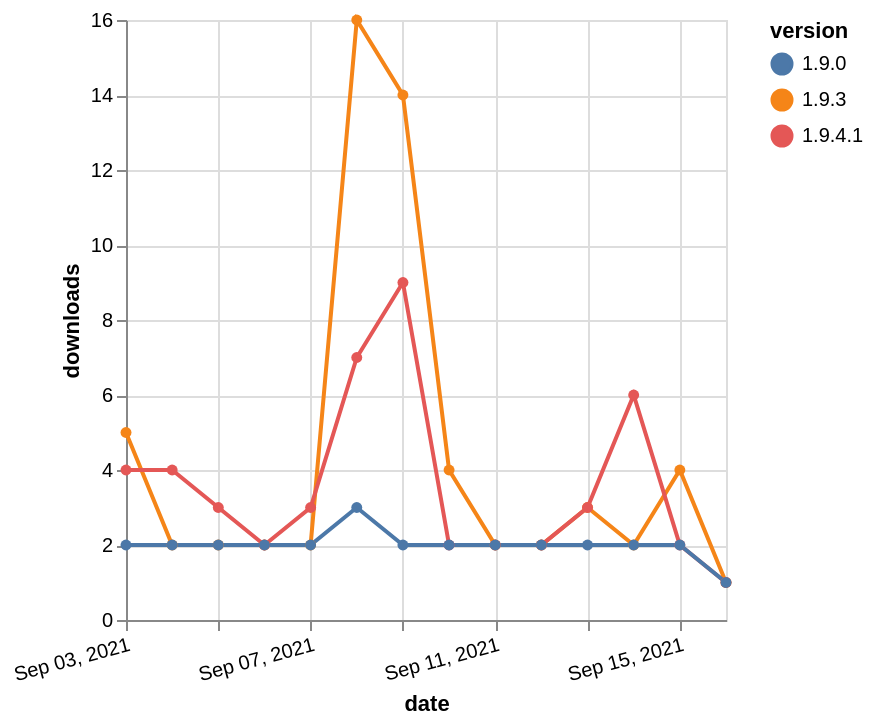

Vega-Lite specification for this chart:
### Vega-Lite specification from a JSON file in a GitHub repository (floating-point values rounded to 4 significant figures)
{"$schema": "https://vega.github.io/schema/vega-lite/v5.json", "description": "A simple bar chart with embedded data.", "data": {"values": [{"date": "2021-09-03", "total": 6069, "delta": 5, "version": "1.9.3"}, {"date": "2021-09-04", "total": 6071, "delta": 2, "version": "1.9.3"}, {"date": "2021-09-05", "total": 6073, "delta": 2, "version": "1.9.3"}, {"date": "2021-09-06", "total": 6075, "delta": 2, "version": "1.9.3"}, {"date": "2021-09-07", "total": 6077, "delta": 2, "version": "1.9.3"}, {"date": "2021-09-08", "total": 6093, "delta": 16, "version": "1.9.3"}, {"date": "2021-09-09", "total": 6107, "delta": 14, "version": "1.9.3"}, {"date": "2021-09-10", "total": 6111, "delta": 4, "version": "1.9.3"}, {"date": "2021-09-11", "total": 6113, "delta": 2, "version": "1.9.3"}, {"date": "2021-09-12", "total": 6115, "delta": 2, "version": "1.9.3"}, {"date": "2021-09-13", "total": 6118, "delta": 3, "version": "1.9.3"}, {"date": "2021-09-14", "total": 6120, "delta": 2, "version": "1.9.3"}, {"date": "2021-09-15", "total": 6124, "delta": 4, "version": "1.9.3"}, {"date": "2021-09-16", "total": 6125, "delta": 1, "version": "1.9.3"}, {"date": "2021-09-03", "total": 2991, "delta": 4, "version": "1.9.4.1"}, {"date": "2021-09-04", "total": 2995, "delta": 4, "version": "1.9.4.1"}, {"date": "2021-09-05", "total": 2998, "delta": 3, "version": "1.9.4.1"}, {"date": "2021-09-06", "total": 3000, "delta": 2, "version": "1.9.4.1"}, {"date": "2021-09-07", "total": 3003, "delta": 3, "version": "1.9.4.1"}, {"date": "2021-09-08", "total": 3010, "delta": 7, "version": "1.9.4.1"}, {"date": "2021-09-09", "total": 3019, "delta": 9, "version": "1.9.4.1"}, {"date": "2021-09-10", "total": 3021, "delta": 2, "version": "1.9.4.1"}, {"date": "2021-09-11", "total": 3023, "delta": 2, "version": "1.9.4.1"}, {"date": "2021-09-12", "total": 3025, "delta": 2, "version": "1.9.4.1"}, {"date": "2021-09-13", "total": 3028, "delta": 3, "version": "1.9.4.1"}, {"date": "2021-09-14", "total": 3034, "delta": 6, "version": "1.9.4.1"}, {"date": "2021-09-15", "total": 3036, "delta": 2, "version": "1.9.4.1"}, {"date": "2021-09-16", "total": 3037, "delta": 1, "version": "1.9.4.1"}, {"date": "2021-09-03", "total": 2975, "delta": 2, "version": "1.9.0"}, {"date": "2021-09-04", "total": 2977, "delta": 2, "version": "1.9.0"}, {"date": "2021-09-05", "total": 2979, "delta": 2, "version": "1.9.0"}, {"date": "2021-09-06", "total": 2981, "delta": 2, "version": "1.9.0"}, {"date": "2021-09-07", "total": 2983, "delta": 2, "version": "1.9.0"}, {"date": "2021-09-08", "total": 2986, "delta": 3, "version": "1.9.0"}, {"date": "2021-09-09", "total": 2988, "delta": 2, "version": "1.9.0"}, {"date": "2021-09-10", "total": 2990, "delta": 2, "version": "1.9.0"}, {"date": "2021-09-11", "total": 2992, "delta": 2, "version": "1.9.0"}, {"date": "2021-09-12", "total": 2994, "delta": 2, "version": "1.9.0"}, {"date": "2021-09-13", "total": 2996, "delta": 2, "version": "1.9.0"}, {"date": "2021-09-14", "total": 2998, "delta": 2, "version": "1.9.0"}, {"date": "2021-09-15", "total": 3000, "delta": 2, "version": "1.9.0"}, {"date": "2021-09-16", "total": 3001, "delta": 1, "version": "1.9.0"}]}, "width": "container", "mark": {"type": "line", "point": {"filled": true}}, "encoding": {"x": {"field": "date", "type": "temporal", "timeUnit": "yearmonthdate", "title": "date", "axis": {"labelAngle": -15}}, "y": {"field": "delta", "type": "quantitative", "title": "downloads"}, "color": {"field": "version", "type": "nominal"}, "tooltip": {"field": "delta"}}}
